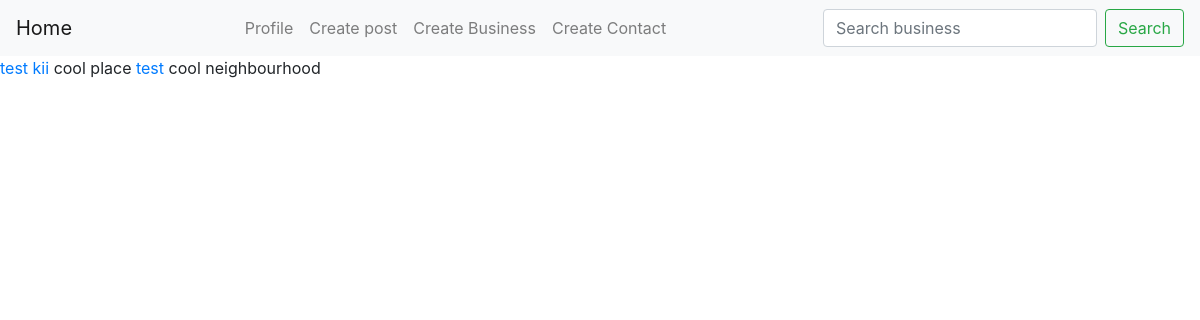
The page / (signed in) on the database as committed earlier.
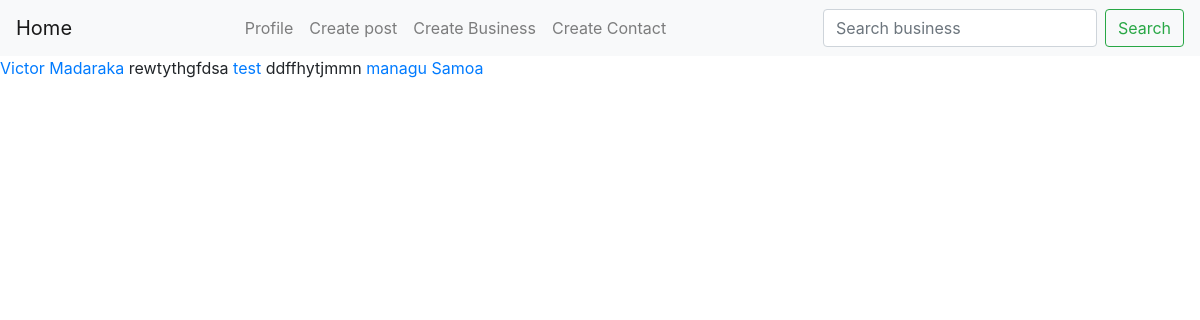
The same page on the database as committed later.
### posts/models.py (models this page shows, shortened)
class Post(models.Model):
    name = models.CharField(max_length=300)
    neighbourhood = models.ForeignKey(Neighbourhood, on_delete=models.CASCADE, null=True)
    content = models.TextField()
    image = models.FileField(upload_to='post_image', null=True, blank=True)
    user = models.ForeignKey(User, on_delete=models.CASCADE, null=True)

class Buseiness(models.Model):
    name = models.CharField(max_length=300)
    email = models.CharField(max_length=300)
    user = models.ForeignKey(User, on_delete=models.CASCADE, null=True)
    neighbourhood = models.ForeignKey(Neighbourhood, on_delete=models.CASCADE, null=True)

### posts/views.py (the view)
# urls.py: path('', home, name='home'),
@login_required
def home(request):
    profile = Profile.objects.get(user=request.user)
    businesses = Buseiness.objects.filter(neighbourhood=profile.neighbourhood).order_by('-id')
    posts = Post.objects.filter(neighbourhood=profile.neighbourhood).order_by('-id')
    contacts = Contacts.objects.filter(neighbourhood=profile.neighbourhood).order_by('-id')
    context={
        'posts':posts,
        'profile':profile,
        'businesses':businesses,
        'contacts':contacts,
    }
    return render(request, 'home.html',context)

### templates/home.html (shortened to what this page needs)
{% extends 'base.html' %}
{% block content %}
 {% for post in posts %}
    <a href="{% url 'post_details' post.id %}">
        {{post.name}}
     </a>
    {{post.content}}
 {% endfor %}
 {% for bsn in businesses %}
 <a href="">
     {{bsn.name}}
  </a>
{% endfor %}
{% endblock content %}

### templates/base.html (shortened to what this page needs)
<!doctype html>
<html lang="en">
  <head>
    <link rel="stylesheet" href="https://cdn.jsdelivr.net/npm/bootstrap@4.0.0/dist/css/bootstrap.min.css">
  </head>
  <body>
    <nav class="navbar navbar-expand-lg navbar-light bg-light">
        <a class="navbar-brand" href="{% url 'home' %}">Home</a>
        {% if request.user.is_authenticated  %}
        <div class="collapse navbar-collapse" id="navbarSupportedContent">
          <ul class="navbar-nav mx-auto">
            <li class="nav-item">
              <a class="nav-link" href="{% url 'profile' request.user.username %}">Profile</a>
            </li>
            <li class="nav-item">
                <a class="nav-link" href="{% url 'postnews' %}">Create post</a>
              </li>
              <li class="nav-item">
                <a class="nav-link" href="{% url 'postbsn' %}">Create Business</a>
              </li>
              <li class="nav-item">
                <a class="nav-link" href="{% url 'postdept' %}">Create Contact</a>
              </li>
              {% endif %}
          </ul>
          <form class="form-inline my-2 my-lg-0"  action="/search">
            <input name="q" class="form-control mr-sm-2" type="search" placeholder="Search business" aria-label="Search">
            <button class="btn btn-outline-success my-2 my-sm-0" type="submit">Search</button>
          </form>
        </div>
      </nav>
    {% block content %}
    {% endblock content %}
  </body>
</html>

Rows that differ between the two databases and show on the page:
removed Post: name "test kii", content "cool place"
added Post: name "Victor Madaraka", content "rewtythgfdsa"
changed Post "test": content "cool neighbourhood" → "ddffhytjmmn"
added Buseiness: name "managu"
added Buseiness: name "Samoa"
